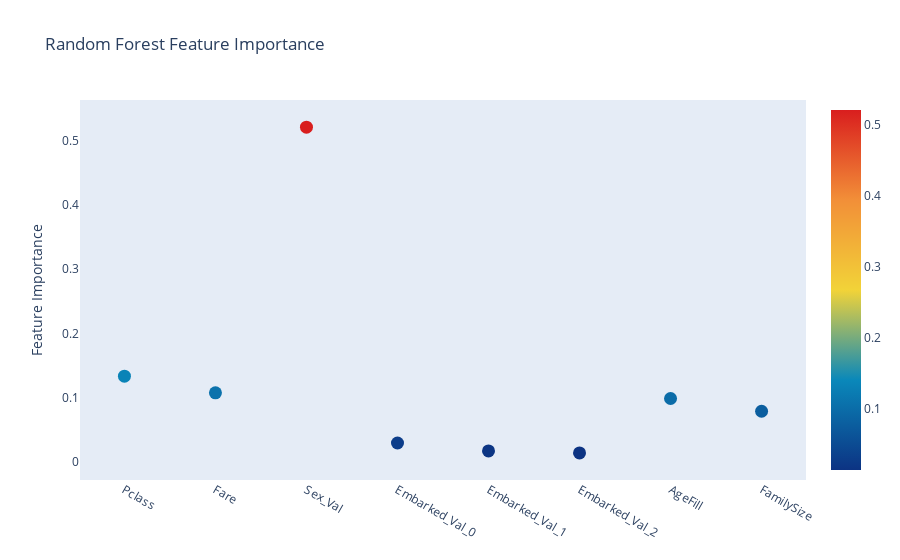

Source (notebook cell):
### Code cell
# Scatter plot 
trace = go.Scatter(
    y = rf.feature_importances_,
    x = df_final.columns.values,
    mode='markers',
    marker=dict(
        sizemode = 'diameter',
        sizeref = 1,
        size = 13,
        #size= rf.feature_importances_,
        #color = np.random.randn(500), #set color equal to a variable
        color = rf.feature_importances_,
        colorscale='Portland',
        showscale=True
    ),
    text = df_final.columns.values
)
data = [trace]

layout= go.Layout(
    autosize= True,
    title= 'Random Forest Feature Importance',
    hovermode= 'closest',
     xaxis= dict(
         ticklen= 5,
         showgrid=False,
        zeroline=False,
        showline=False
     ),
    yaxis=dict(
        title= 'Feature Importance',
        showgrid=False,
        zeroline=False,
        ticklen= 5,
        gridwidth= 2
    ),
    showlegend= False
)
fig = go.Figure(data=data, layout=layout)
py.iplot(fig,filename='scatter2010')

### Figure 1 — Plotly figure (JSON) as saved in the notebook; plotly's stock layout.template omitted (floating-point values rounded to 4 significant figures)
{"data": [{"marker": {"color": [0.1335, 0.1075, 0.5212, 0.02937, 0.01705, 0.01397, 0.09866, 0.07876], "colorscale": [[0, "rgb(12,51,131)"], [0.25, "rgb(10,136,186)"], [0.5, "rgb(242,211,56)"], [0.75, "rgb(242,143,56)"], [1, "rgb(217,30,30)"]], "showscale": true, "size": 13, "sizemode": "diameter", "sizeref": 1}, "mode": "markers", "text": ["Pclass", "Fare", "Sex_Val", "Embarked_Val_0", "Embarked_Val_1", "Embarked_Val_2", "AgeFill", "FamilySize"], "type": "scatter", "x": ["Pclass", "Fare", "Sex_Val", "Embarked_Val_0", "Embarked_Val_1", "Embarked_Val_2", "AgeFill", "FamilySize"], "y": [0.1335, 0.1075, 0.5212, 0.02937, 0.01705, 0.01397, 0.09866, 0.07876]}], "layout": {"autosize": true, "hovermode": "closest", "showlegend": false, "title": {"text": "Random Forest Feature Importance"}, "xaxis": {"showgrid": false, "showline": false, "ticklen": 5, "zeroline": false}, "yaxis": {"gridwidth": 2, "showgrid": false, "ticklen": 5, "title": {"text": "Feature Importance"}, "zeroline": false}}}
